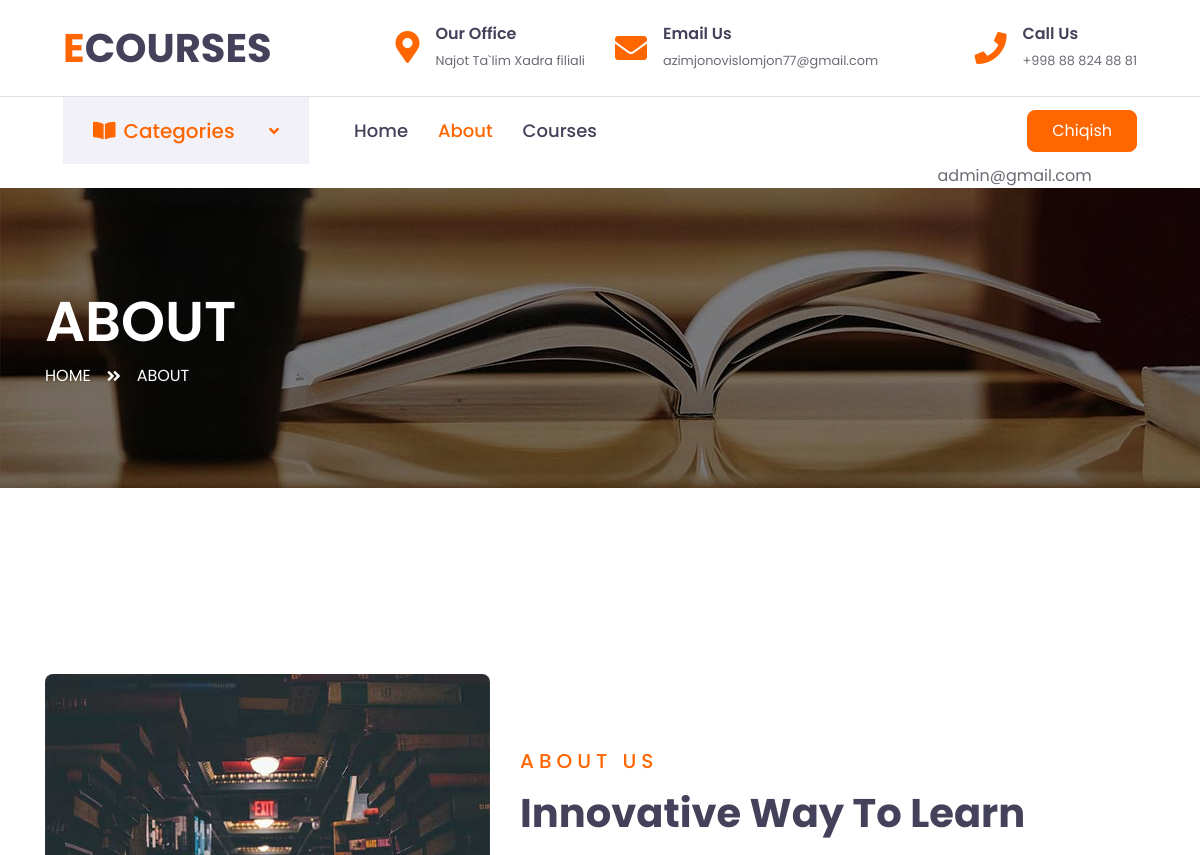
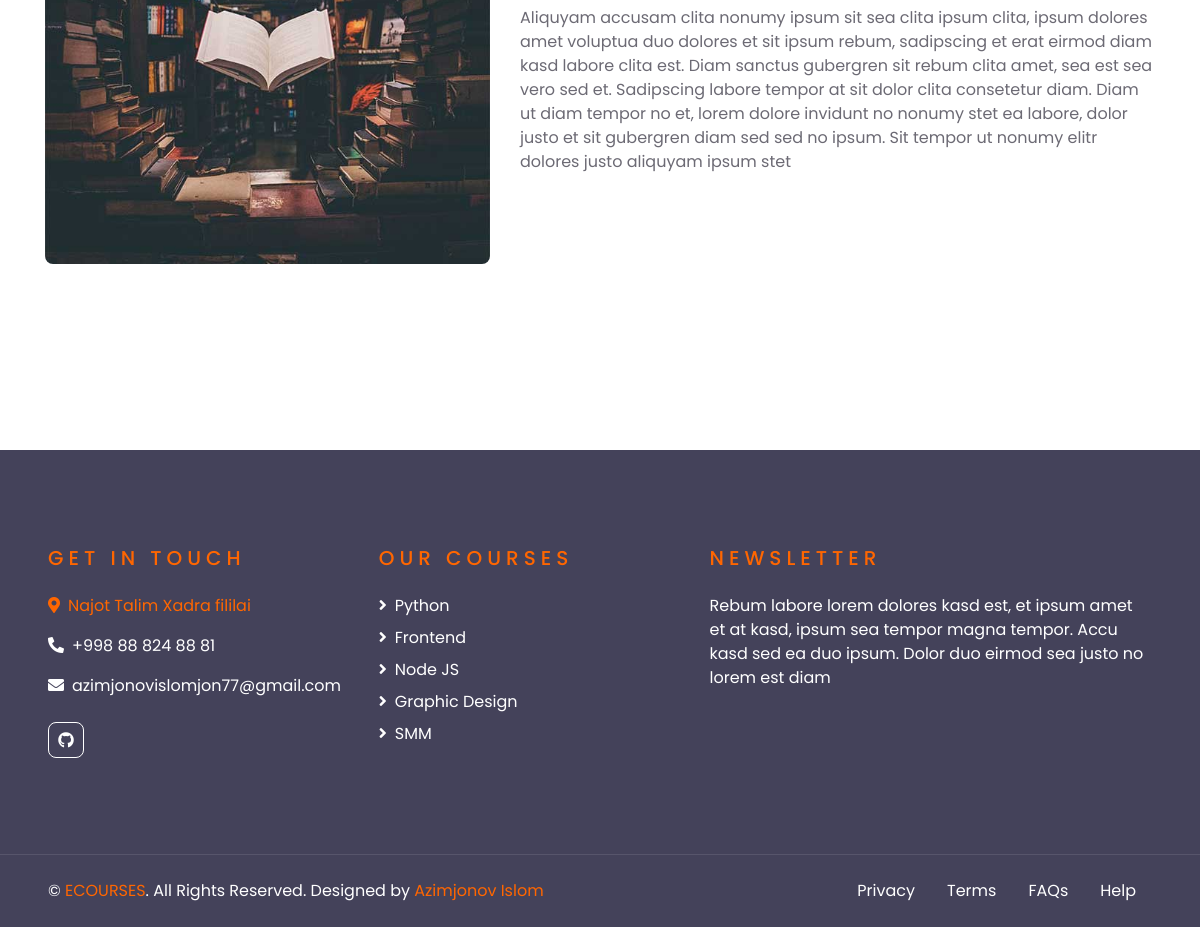
/course/about/ (signed in), run on the app's committed database (2 pictures, top to bottom).
### users/models.py (models this page shows, shortened)
class CustomUser(AbstractBaseUser, PermissionsMixin):
    email = models.EmailField(unique=True, blank=True, null=True)
    phone_number = models.CharField(max_length=15, blank=True, null=True)
    is_active = models.BooleanField(default=True)
    is_staff = models.BooleanField(default=True)
    verification_code = models.CharField(max_length=6, blank=True, null=True)
    objects = CustomUserManager()
    USERNAME_FIELD = 'email'
    REQUIRED_FIELDS = []

### course/models.py (models this page shows, shortened)
class Course(models.Model):
    title = models.CharField(max_length=255)
    image = models.ImageField(upload_to='images/', blank=True, null=True)
    students = models.PositiveIntegerField(default=0)
    duration = models.DurationField(default=timedelta())
    description = models.TextField(blank=True, null=True)
    rating = models.FloatField(default=0.0)
    num_reviews = models.PositiveIntegerField(default=0)
    price = models.DecimalField(max_digits=6, decimal_places=2)
    category = models.ForeignKey(Category, on_delete=models.CASCADE, related_name='courses', default=1)
    slug = models.SlugField(unique=True, null=True, blank=True)
    lesson_count = models.PositiveIntegerField(default=0)
    module_count = models.PositiveIntegerField(default=0)

### course/views.py (the view)
# urls.py: path('about/', AboutView.as_view(), name='about'),
class AboutView(ListView):
    model = Course
    template_name = 'course/about.html'
    context_object_name = 'courses'
    def get_queryset(self):
        return Course.objects.annotate(average_rating=Avg('comments__rating'))
    def get_context_data(self, **kwargs):
        context = super().get_context_data(**kwargs)
        context['categories'] = Category.objects.all()
        return context

### course/templates/course/about.html (shortened to what this page needs)
{% load static %}
{% load custom_filters %}
<!DOCTYPE html>
<html lang="en">
<head>
    <link href="https://cdnjs.cloudflare.com/ajax/libs/font-awesome/5.10.0/css/all.min.css" rel="stylesheet">
    <link href="{% static 'course/lib/owlcarousel/assets/owl.carousel.min.css' %}" rel="stylesheet" />
    <link href="{% static 'course/css/style.css' %}" rel="stylesheet" />
</head>
<body>
    <div class="container-fluid d-none d-lg-block">
        <div class="row align-items-center py-4 px-xl-5">
          <div class="col-lg-3">
            <a href="" class="text-decoration-none"><h1 class="m-0"><span class="text-primary">E</span>COURSES</h1></a>
          </div>
          <div class="col-lg-3 text-right">
            <div class="d-inline-flex align-items-center">
              <a href="https://maps.app.goo.gl/pmTfipbG1gK8Cf9U8"><i class="fa fa-2x fa-map-marker-alt text-primary mr-3"></i></a>
              <div class="text-left">
                <h6 class="font-weight-semi-bold mb-1">Our Office</h6>
                <small>Najot Ta`lim Xadra filiali</small>
              </div>
            </div>
          </div>
          <div class="col-lg-3 text-right">
            <div class="d-inline-flex align-items-center">
              <i class="fa fa-2x fa-envelope text-primary mr-3"></i>
              <div class="text-left">
                <h6 class="font-weight-semi-bold mb-1">Email Us</h6>
                <small>azimjonovislomjon77@gmail.com</small>
              </div>
            </div>
          </div>
          <div class="col-lg-3 text-right">
            <div class="d-inline-flex align-items-center">
              <i class="fa fa-2x fa-phone text-primary mr-3"></i>
              <div class="text-left">
                <h6 class="font-weight-semi-bold mb-1">Call Us</h6>
                <small>+998 88 824 88 81</small>
              </div>
            </div>
          </div>
        </div>
      </div>
    <div class="container-fluid">
        <div class="row border-top px-xl-5">
          <div class="col-lg-3 d-none d-lg-block">
            <a class="d-flex align-items-center justify-content-between bg-secondary w-100 text-decoration-none" data-toggle="collapse" href="#navbar-vertical" style="height: 67px; padding: 0 30px;">
              <h5 class="text-primary m-0"><i class="fa fa-book-open mr-2"></i>Categories</h5>
              <i class="fa fa-angle-down text-primary"></i>
            </a>
          </div>
          <div class="col-lg-9">
            <nav class="navbar navbar-expand-lg bg-light navbar-light py-3 py-lg-0 px-0">
              <div class="collapse navbar-collapse justify-content-between" id="navbarCollapse">
                <div class="navbar-nav py-0">
                  <a href="{% url 'course:index' %}" class="nav-item nav-link ">Home</a>
                  <a href="{% url 'course:about' %}" class="nav-item nav-link active">About</a>
                  <a href="{% url "course:course_list" %}" class="nav-item nav-link">Courses</a>
                </div>
                {% if user.is_authenticated %}
                  <a class="btn btn-primary py-2 px-4 ml-auto d-none d-lg-block" href="{% url 'users:logout_page' %}">Chiqish</a>
                {% else %}
                  <a class="btn btn-primary py-2 px-4 ml-auto d-none d-lg-block" href="{% url 'users:login_page' %}">Join now</a>
                {% endif %}
              </div>
            </nav>
            <span class="mr-3 text-black offset-9">{{ user.email }}</span>
          </div>
        </div>
      </div>
    <div class="container-fluid page-header" style="margin-bottom: 90px;">
        <div class="container">
            <div class="d-flex flex-column justify-content-center" style="min-height: 300px">
                <h3 class="display-4 text-white text-uppercase">About</h3>
                <div class="d-inline-flex text-white">
                    <p class="m-0 text-uppercase"><a class="text-white" href="">Home</a></p>
                    <i class="fa fa-angle-double-right pt-1 px-3"></i>
                    <p class="m-0 text-uppercase">About</p>
                </div>
            </div>
        </div>
    </div>
    <div class="container-fluid py-5">
        <div class="container py-5">
            <div class="row align-items-center">
                <div class="col-lg-5">
                    <img class="img-fluid rounded mb-4 mb-lg-0" src="{% static 'course/img/about.jpg'%}" alt="">
                </div>
                <div class="col-lg-7">
                    <div class="text-left mb-4">
                        <h5 class="text-primary text-uppercase mb-3" style="letter-spacing: 5px;">About Us</h5>
                        <h1>Innovative Way To Learn</h1>
                    </div>
                    <p>Aliquyam accusam clita nonumy ipsum sit sea clita ipsum clita, ipsum dolores amet voluptua duo dolores et sit ipsum rebum, sadipscing et erat eirmod diam kasd labore clita est. Diam sanctus gubergren sit rebum clita amet, sea est sea vero sed et. Sadipscing labore tempor at sit dolor clita consetetur diam. Diam ut diam tempor no et, lorem dolore invidunt no nonumy stet ea labore, dolor justo et sit gubergren diam sed sed no ipsum. Sit tempor ut nonumy elitr dolores justo aliquyam ipsum stet</p>
                </div>
            </div>
        </div>
    </div>
    <div class="container-fluid bg-dark text-white py-5 px-sm-3 px-lg-5" style="margin-top: 90px;">
        <div class="row pt-5">
          <div class="col-lg-7 col-md-12">
            <div class="row">
              <div class="col-md-6 mb-5">
                <h5 class="text-primary text-uppercase mb-4" style="letter-spacing: 5px;">Get In Touch</h5>
                <a href="https://maps.app.goo.gl/pmTfipbG1gK8Cf9U8">
                  <i href='https://maps.app.goo.gl/pmTfipbG1gK8Cf9U8' class="fa fa-map-marker-alt mr-2"></i>Najot Talim Xadra fililai
                <a>
                  <i class="fa fa-phone-alt mr-2"></i>+998 88 824 88 81
                <p>
                  <i class="fa fa-envelope mr-2"></i>azimjonovislomjon77@gmail.com
                </p>
                <div class="d-flex justify-content-start mt-4">
                  <a class="btn btn-outline-light btn-square mr-2" href="https://github.com/az1mjonovislom77"><i class="fab fa-github"></i></a>
                </div>
              </div>
              <div class="col-md-6 mb-5">
                <h5 class="text-primary text-uppercase mb-4" style="letter-spacing: 5px;">Our Courses</h5>
                {%for course in courses %}
                <div class="d-flex flex-column justify-content-start">
                  <a class="text-white mb-2" href="{% url 'course:course_detail' course.slug %}"><i class="fa fa-angle-right mr-2"></i>{{course.title}}</a>
                </div>
                {% endfor%}
              </div>
            </div>
          </div>
          <div class="col-lg-5 col-md-12 mb-5">
            <h5 class="text-primary text-uppercase mb-4" style="letter-spacing: 5px;">Newsletter</h5>
            <p>Rebum labore lorem dolores kasd est, et ipsum amet et at kasd, ipsum sea tempor magna tempor. Accu kasd sed ea duo ipsum. Dolor duo eirmod sea justo no lorem est diam</p>
            </div>
          </div>
        </div>
      <div class="container-fluid bg-dark text-white border-top py-4 px-sm-3 px-md-5" style="border-color: rgba(256, 256, 256, .1) !important;">
        <div class="row">
          <div class="col-lg-6 text-center text-md-left mb-3 mb-md-0">
            <p class="m-0 text-white">
              &copy; <a href="#">ECOURSES</a>. All Rights Reserved. Designed by <a href="https://github.com/az1mjonovislom77">Azimjonov Islom</a>
            </p>
          </div>
          <div class="col-lg-6 text-center text-md-right">
            <ul class="nav d-inline-flex">
              <li class="nav-item">
                <a class="nav-link text-white py-0" href="#">Privacy</a>
              </li>
              <li class="nav-item">
                <a class="nav-link text-white py-0" href="#">Terms</a>
              </li>
              <li class="nav-item">
                <a class="nav-link text-white py-0" href="#">FAQs</a>
              </li>
              <li class="nav-item">
                <a class="nav-link text-white py-0" href="#">Help</a>
              </li>
            </ul>
          </div>
        </div>
      </div>
</body>
</html>

### data on the page
CustomUser: email "admin@gmail.com"
Course: title "Python"
Course: title "Frontend"
Course: title "Node JS"
Course: title "Graphic Design"
Course: title "SMM"
